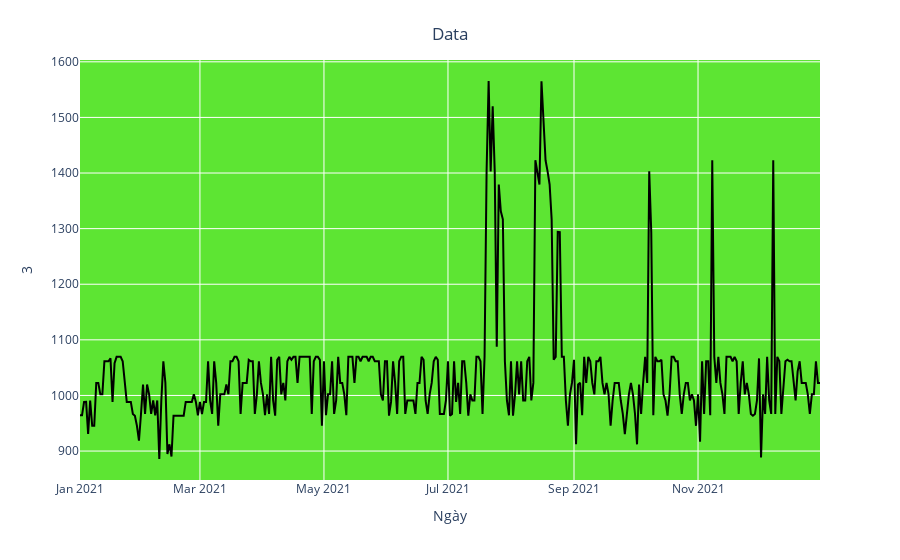

Source (notebook cell):
### Markdown cell above
- Biểu đồ thể hiện toàn bộ dữ liệu

### Code cell
import plotly.express as px
fig = px.line(y=df['3'], x=df['Ngày'])
fig.update_traces(line_color='black') 
fig.update_layout(xaxis_title="Ngày", 
                  yaxis_title="3",
                  title={'text': "Data", 'y':0.95, 'x':0.5, 'xanchor':'center', 'yanchor':'top'},
                  plot_bgcolor='rgba(53,223,0,0.8)')

### Figure 1 — Plotly figure (JSON) as saved in the notebook; plotly's stock layout.template omitted (floating-point values rounded to 4 significant figures; data arrays with more than 128 entries replaced by an {"elided": "..."} marker saying what was removed)
{"data": [{"hovertemplate": "x=%{x}<br>y=%{y}<extra></extra>", "legendgroup": "", "line": {"color": "black", "dash": "solid"}, "marker": {"symbol": "circle"}, "mode": "lines", "name": "", "orientation": "v", "showlegend": false, "type": "scatter", "x": {"elided": "365 str values"}, "xaxis": "x", "y": {"elided": "365 float values"}, "yaxis": "y"}], "layout": {"legend": {"tracegroupgap": 0}, "margin": {"t": 60}, "plot_bgcolor": "rgba(53,223,0,0.8)", "title": {"text": "Data", "x": 0.5, "xanchor": "center", "y": 0.95, "yanchor": "top"}, "xaxis": {"anchor": "y", "domain": [0, 1], "title": {"text": "Ngày"}}, "yaxis": {"anchor": "x", "domain": [0, 1], "title": {"text": "3"}}}}
